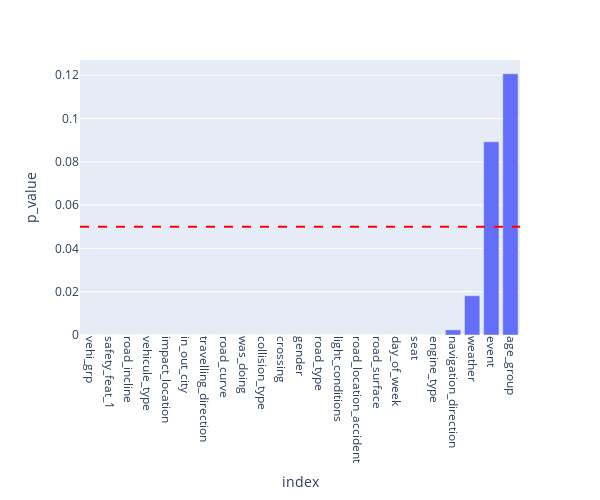

Notebook source saved alongside this figure:
### Code cell
# chi-square test
X = cat_train_transformed.drop('injury_level',axis=1)
y = cat_train_transformed['injury_level']

chi_scores = chi2(X,y)

# top correlated features + p_values visualization from chi-square test
p_values = pd.Series(chi_scores[1],index = X.columns)
p_values.sort_values(inplace = True)

fig=px.bar(p_values, labels={'value': 'p_value'}, width=600, height=500)
fig.add_hline(y=0.05, line_dash="dash", line_color="red")
fig.update_layout(showlegend=False)
fig.update_xaxes(tickangle = 90)

### Figure 1 — Plotly figure (JSON) as saved in the notebook; plotly's stock layout.template omitted (floating-point values rounded to 4 significant figures)
{"data": [{"alignmentgroup": "True", "hovertemplate": "variable=0<br>index=%{x}<br>p_value=%{y}<extra></extra>", "legendgroup": "0", "marker": {"color": "#636efa", "pattern": {"shape": ""}}, "name": "0", "offsetgroup": "0", "orientation": "v", "showlegend": true, "textposition": "auto", "type": "bar", "x": ["vehi_grp", "safety_feat_1", "road_incline", "vehicule_type", "impact_location", "in_out_city", "travelling_direction", "road_curve", "was_doing", "collision_type", "crossing", "gender", "road_type", "light_conditions", "road_location_accident", "road_surface", "day_of_week", "seat", "engine_type", "navigation_direction", "weather", "event", "age_group"], "xaxis": "x", "y": [0, 0, 0, 0, 0, 0, 0, 4.595e-197, 6.936e-131, 2.172e-124, 5.443e-59, 4.76e-53, 1.337e-32, 5.586e-30, 1.096e-23, 3.996e-19, 1.107e-08, 5.141e-07, 2.183e-05, 0.002378, 0.01813, 0.08923, 0.1207], "yaxis": "y"}], "layout": {"barmode": "relative", "height": 500, "legend": {"title": {"text": "variable"}, "tracegroupgap": 0}, "margin": {"t": 60}, "shapes": [{"line": {"color": "red", "dash": "dash"}, "type": "line", "x0": 0, "x1": 1, "xref": "x domain", "y0": 0.05, "y1": 0.05, "yref": "y"}], "showlegend": false, "width": 600, "xaxis": {"anchor": "y", "domain": [0, 1], "tickangle": 90, "title": {"text": "index"}}, "yaxis": {"anchor": "x", "domain": [0, 1], "title": {"text": "p_value"}}}}
